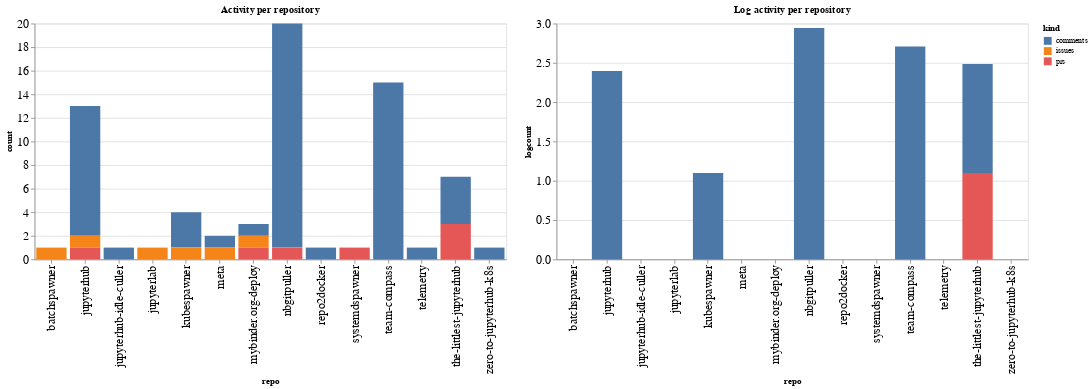

Notebook cell for this chart:
### Code cell
ch1 = alt.Chart(repo_summaries, width=600, title="Activity per repository").mark_bar().encode(
    x='repo',
    y='count',
    color='kind',
    tooltip="kind"
)

ch2 = alt.Chart(repo_summaries, width=600, title="Log activity per repository").mark_bar().encode(
    x='repo',
    y='logcount',
    color='kind',
    tooltip="kind"
)

ch1 | ch2

### Figure 1 — Vega-Lite specification as saved in the notebook (floating-point values rounded to 4 significant figures)
{"config": {"axisLeft": {"labelFontSize": 15}, "axisBottom": {"labelFontSize": 15}}, "hconcat": [{"mark": "bar", "encoding": {"color": {"type": "nominal", "field": "kind"}, "tooltip": {"type": "nominal", "field": "kind"}, "x": {"type": "nominal", "field": "repo"}, "y": {"type": "quantitative", "field": "count"}}, "title": "Activity per repository", "width": 600}, {"mark": "bar", "encoding": {"color": {"type": "nominal", "field": "kind"}, "tooltip": {"type": "nominal", "field": "kind"}, "x": {"type": "nominal", "field": "repo"}, "y": {"type": "quantitative", "field": "logcount"}}, "title": "Log activity per repository", "width": 600}], "data": {"name": "data-6bfc2069a7b8dcaf91a1ec5f1f3b6caa"}, "$schema": "https://vega.github.io/schema/vega-lite/v4.8.1.json", "datasets": {"data-6bfc2069a7b8dcaf91a1ec5f1f3b6caa": [{"repo": "batchspawner", "kind": "issues", "count": 1, "logcount": 0.0}, {"repo": "jupyterhub", "kind": "comments", "count": 11, "logcount": 2.398}, {"repo": "jupyterhub", "kind": "issues", "count": 1, "logcount": 0.0}, {"repo": "jupyterhub", "kind": "prs", "count": 1, "logcount": 0.0}, {"repo": "jupyterhub-idle-culler", "kind": "comments", "count": 1, "logcount": 0.0}, {"repo": "jupyterlab", "kind": "issues", "count": 1, "logcount": 0.0}, {"repo": "kubespawner", "kind": "comments", "count": 3, "logcount": 1.099}, {"repo": "kubespawner", "kind": "issues", "count": 1, "logcount": 0.0}, {"repo": "meta", "kind": "comments", "count": 1, "logcount": 0.0}, {"repo": "meta", "kind": "issues", "count": 1, "logcount": 0.0}, {"repo": "mybinder.org-deploy", "kind": "comments", "count": 1, "logcount": 0.0}, {"repo": "mybinder.org-deploy", "kind": "issues", "count": 1, "logcount": 0.0}, {"repo": "mybinder.org-deploy", "kind": "prs", "count": 1, "logcount": 0.0}, {"repo": "nbgitpuller", "kind": "comments", "count": 19, "logcount": 2.944}, {"repo": "nbgitpuller", "kind": "prs", "count": 1, "logcount": 0.0}, {"repo": "repo2docker", "kind": "comments", "count": 1, "logcount": 0.0}, {"repo": "systemdspawner", "kind": "prs", "count": 1, "logcount": 0.0}, {"repo": "team-compass", "kind": "comments", "count": 15, "logcount": 2.708}, {"repo": "telemetry", "kind": "comments", "count": 1, "logcount": 0.0}, {"repo": "the-littlest-jupyterhub", "kind": "comments", "count": 4, "logcount": 1.386}, {"repo": "the-littlest-jupyterhub", "kind": "prs", "count": 3, "logcount": 1.099}, {"repo": "zero-to-jupyterhub-k8s", "kind": "comments", "count": 1, "logcount": 0.0}]}}
